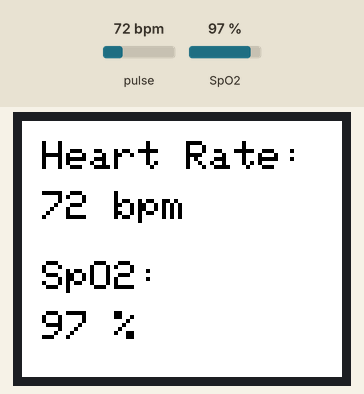
Bench run of a sketch on a simulated ESP8266 (NodeMCU). On the bench: 160×128 colour display. The test bench sets the inputs (shaded band); at power-on: pulse 72 bpm, SpO2 97 %. WiFi joins after 1.5 s; servers stay silent unless stated; what the sketch prints to the serial monitor is not drawn.

Above: at 8.3 s.
8.4 s: pulse set to 42 bpm
At 14.7 s:
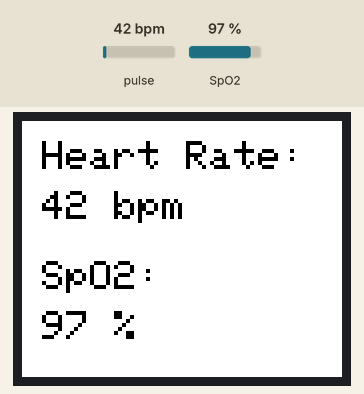
15.3 s: SpO2 set to 80 %
At 20.3 s:
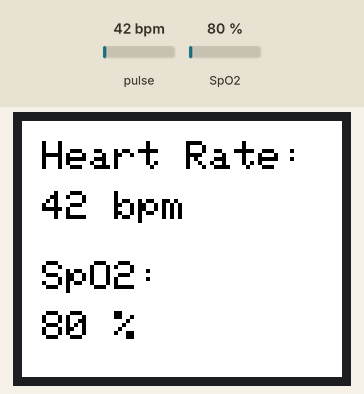
21.5 s: pulse set to 70 bpm
At 27.2 s:
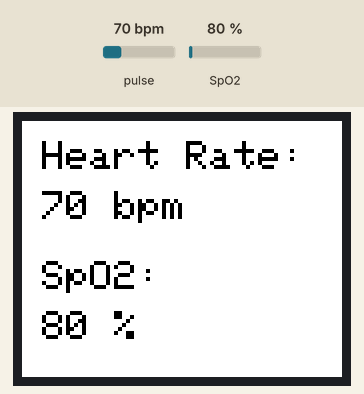
27.7 s: SpO2 set to 85 %
At 32.8 s:
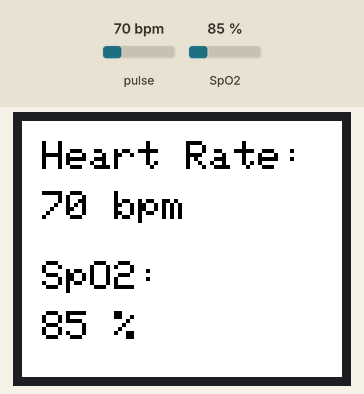
Timing chart, 0 to 34.3 s (numbered marks = the images above; inputs shaded):
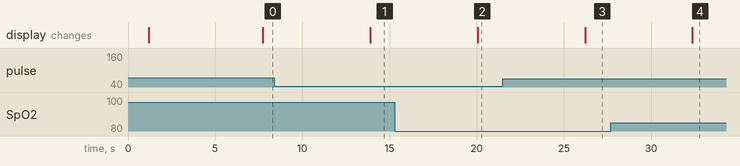

Measured:
- after the input at 8.4 s, the display: changes after 5.5 s (image 1)
- after the input at 15.3 s, the display: changes after 4.8 s (image 2)
- after the input at 21.5 s, the display: changes after 4.7 s (image 3)
- after the input at 27.7 s, the display: changes after 4.7 s (image 4)

The sketch:

Cardio-Sense.ino
```cpp
#include <Wire.h>
#include "MAX30105.h"
#include "spo2_algorithm.h"
#include <Adafruit_GFX.h>
#include <Adafruit_ST7735.h>
#include <SPI.h>
#include <ESP8266WiFi.h>
#include <FirebaseESP8266.h>

// Wi-Fi Credentials
#define WIFI_SSID "ur-wifi-name"
#define WIFI_PASSWORD "ur-wifi-password"

// Firebase Credentials
#define FIREBASE_HOST "ur-firebase-database-link"
#define FIREBASE_AUTH "ur-firebase-database"

FirebaseData firebaseData;
FirebaseConfig config;
FirebaseAuth auth;

// TFT Display Pins
#define TFT_CS     15  // D8
#define TFT_DC      3  // RX
#define TFT_RST     0  // D3

Adafruit_ST7735 tft = Adafruit_ST7735(TFT_CS, TFT_DC, TFT_RST);

// MAX30102 Sensor
MAX30105 particleSensor;

uint32_t irBuffer[100];
uint32_t redBuffer[100];
const int bufferLength = 100;

int32_t spo2;
int8_t validSPO2;
int32_t heartRate;
int8_t validHeartRate;

void setup() {
  Serial.begin(115200);
  Wire.begin();

  // --- TFT Initialization ---
  tft.initR(INITR_BLACKTAB);
  tft.setRotation(1);
  tft.fillScreen(ST77XX_WHITE);
  tft.setTextColor(ST77XX_BLACK);
  tft.setTextSize(2);
  tft.setCursor(10, 10);
  tft.println("Initializing...");
  delay(1000);

  // --- Sensor Initialization ---
  if (!particleSensor.begin(Wire, I2C_SPEED_STANDARD)) {
    tft.setCursor(10, 50);
    tft.setTextColor(ST77XX_RED);
    tft.println("Sensor FAIL");
    Serial.println("MAX30102 not found.");
    while (1);
  }

  particleSensor.setup(60, 4, 2, 100, 411, 4096);

  tft.fillScreen(ST77XX_WHITE);
  tft.setCursor(10, 10);
  tft.println("MAX30102");
  tft.setCursor(10, 35);
  tft.println("Ready");

  delay(1000);

  // --- Wi-Fi Setup ---
  Serial.println("Connecting to Wi-Fi");
  WiFi.begin(WIFI_SSID, WIFI_PASSWORD);

  while (WiFi.status() != WL_CONNECTED) {
    delay(500);
    Serial.print(".");
  }
  Serial.println("\nWiFi connected. IP:");
  Serial.println(WiFi.localIP());

  // --- Firebase Setup ---
  config.host = FIREBASE_HOST;
  config.signer.tokens.legacy_token = FIREBASE_AUTH;
  Firebase.begin(&config, &auth);
  Firebase.reconnectWiFi(true);

  if (Firebase.ready()) {
    Serial.println("Firebase connected!");
  } else {
    Serial.println("Firebase connection failed.");
  }
}

void loop() {
  for (int i = 0; i < bufferLength; i++) {
    while (!particleSensor.available()) {
      particleSensor.check();
    }
    redBuffer[i] = particleSensor.getRed();
    irBuffer[i] = particleSensor.getIR();
    particleSensor.nextSample();
  }

  maxim_heart_rate_and_oxygen_saturation(
    irBuffer, bufferLength, redBuffer,
    &spo2, &validSPO2, &heartRate, &validHeartRate
  );

  int hr = validHeartRate ? heartRate : 0;
  int ox = validSPO2 ? spo2 : 0;

  Serial.print("Heart Rate: "); Serial.print(hr); Serial.print(" bpm, ");
  Serial.print("SpO2: "); Serial.print(ox); Serial.println(" %");

  // --- Display on TFT ---
  tft.fillScreen(ST77XX_WHITE);
  tft.setCursor(10, 10); tft.print("Heart Rate:");
  tft.setCursor(10, 35); tft.print(hr); tft.println(" bpm");
  tft.setCursor(10, 70); tft.print("SpO2:");
  tft.setCursor(10, 95); tft.print(ox); tft.println(" %");

  // --- Send to Firebase ---
  if (Firebase.ready()) {
    Firebase.setInt(firebaseData, "/vitals/heartRate", hr);
    Firebase.setInt(firebaseData, "/vitals/spo2", ox);
    Serial.println("Data sent to Firebase!");
  } else {
    Serial.println("Firebase not ready!");
  }

  delay(2000);  // Wait 2 seconds before next reading
}
```
